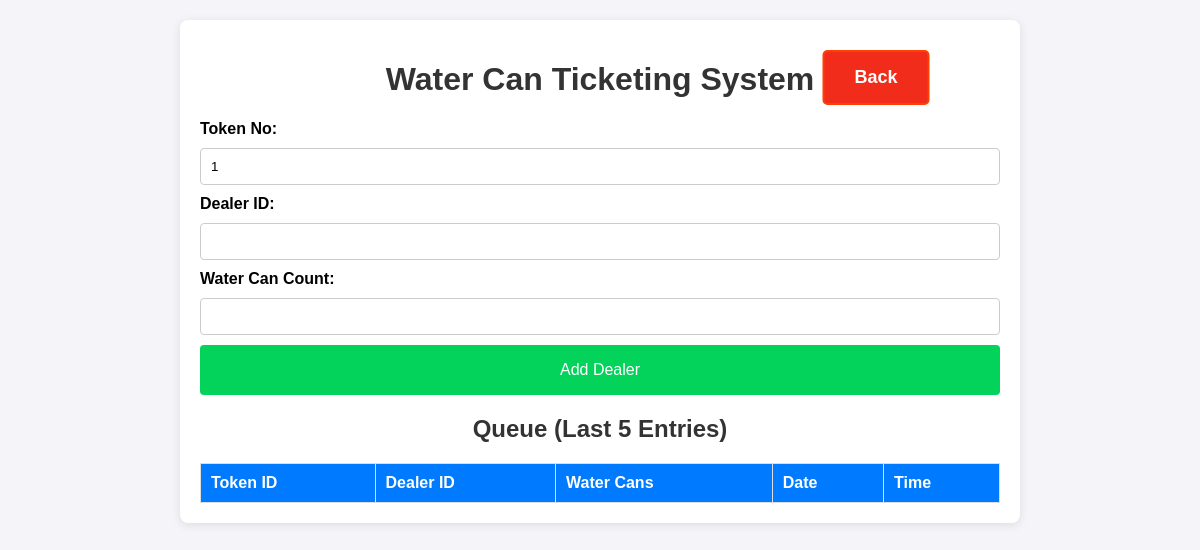
The page /data_entry on the database as committed earlier.
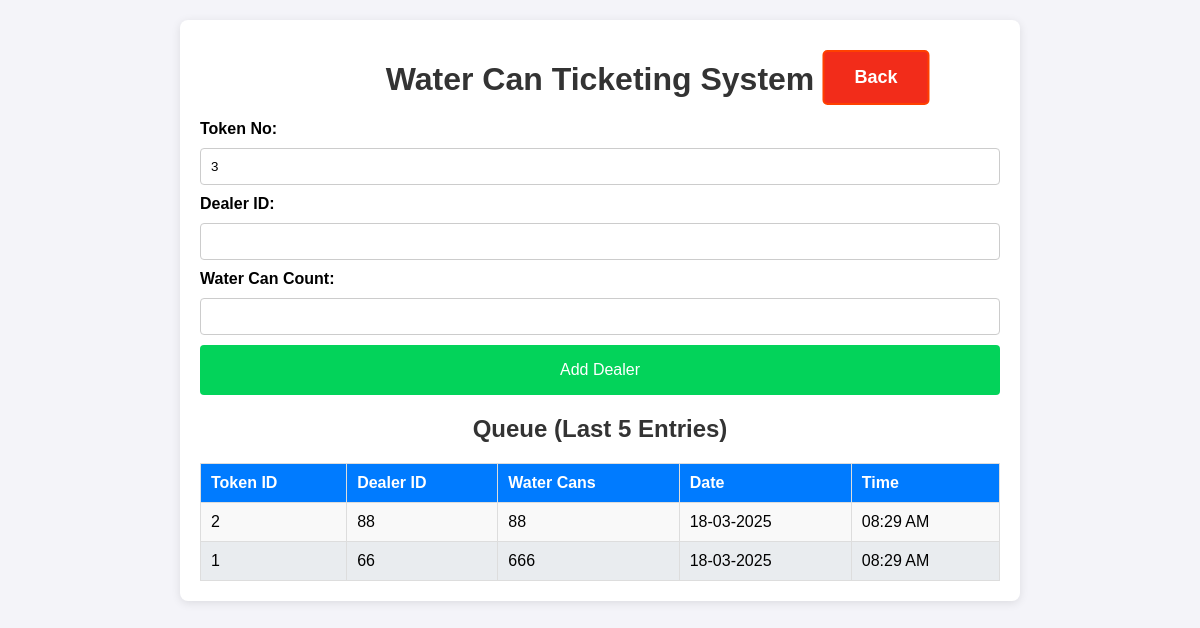
The same page on the database as committed later.
### app.py (models this page shows, shortened)
class Dealer(db.Model):
    id = db.Column(db.Integer, primary_key=True)
    dealer_id = db.Column(db.String(100), nullable=False)
    water_can_count = db.Column(db.Integer, nullable=False)
    timestamp = db.Column(db.DateTime, default=datetime.now)
    token_id = db.Column(db.Integer, nullable=False)  # Daily resetting token ID
    @property
    def formatted_date(self):
        return self.timestamp.strftime("%d-%m-%Y")  # Format the date
    @property
    def formatted_time(self):
        return self.timestamp.strftime("%I:%M %p")  # Format the time in 12-hour format

### app.py (the view)
@app.route('/data_entry')
def data_entry(error_message=None):
    today = datetime.today().date()
    dealer_queue = Dealer.query.filter(func.date(Dealer.timestamp) == today).order_by(Dealer.timestamp.desc()).limit(5).all()
    token_no = get_next_token_id()
    return render_template('data_entry.html', queue=dealer_queue, token_no = token_no, error_message=error_message)

### app.py (called while the page is built)
def get_next_token_id():
    today = datetime.today().date()
    tokens_today = Dealer.query.with_entities(Dealer.token_id)\
        .filter(func.date(Dealer.timestamp) == today)\
        .order_by(Dealer.token_id.asc())\
        .all()
    token_ids = [token[0] for token in tokens_today]
    max_token_id = max(token_ids) if len(token_ids)>0 else 0
    for i in range(1, max_token_id + 2):
        if i not in token_ids:
            return i
    return 1

### templates/data_entry.html (shortened to what this page needs)
<!DOCTYPE html>
<html lang="en">
<head>
    <link rel="stylesheet" href="/static/styles.css">
</head>
<body>
    <div class="container">
        <h1>Water Can Ticketing System</h1>
        <form action="/add_dealer" method="POST" class="form">
            <label for="token_no">Token No:</label>
            <input type="text" id="token_no" name="token_no" value="{{token_no}}" required >
            <label for="dealer_id">Dealer ID:</label>
            <input type="text" id="dealer_id" name="dealer_id" required autofocus>
            <label for="water_can_count">Water Can Count:</label>
            <input type="number" id="water_can_count" name="water_can_count" required>
            <button type="submit" class="btn">Add Dealer</button>
        </form>
        <h2>Queue (Last 5 Entries)</h2>
        <table>
            <thead>
                <tr>
                    <th>Token ID</th>
                    <th>Dealer ID</th>
                    <th>Water Cans</th>
                    <th>Date</th>
                    <th>Time</th>
                </tr>
            </thead>
            <tbody>
                {% for entry in queue %}
                <tr>
                    <td>{{ entry.token_id }}</td>
                    <td>{{ entry.dealer_id }}</td>
                    <td>{{ entry.water_can_count }}</td>
                    <td>{{ entry.formatted_date }}</td>
                    <td>{{ entry.formatted_time }}</td>
                </tr>
                {% endfor %}
            </tbody>
        </table>
    </div>
    <a href="/" class="back">Back</a>
</body>
</html>

### static/styles.css (style rules this page uses)
body { font-family: Arial, sans-serif; background-color: #f4f4f9; margin: 0; padding: 0; }
.container { max-width: 800px; margin: 20px auto; background: #fff; padding: 20px; border-radius: 8px; box-shadow: 0 2px 10px rgba(0, 0, 0, 0.1); }
h1, h2 { color: #333; text-align: center; }
.form { display: flex; flex-direction: column; gap: 10px; margin-bottom: 20px; }
.form label { font-weight: bold; }
.form input { padding: 10px; border: 1px solid #ccc; border-radius: 4px; }
.btn { background-color: #03d35a; color: #fff; border: none; padding: 10px; border-radius: 4px; cursor: pointer; font-size: medium; height: 50px; }
table { width: 100%; border-collapse: collapse; margin-top: 10px; }
h2 { text-align: center; margin-bottom: 20px; }
table th, table td { padding: 10px; border: 1px solid #ddd; text-align: left; }
table th { background-color: #007bff; color: white; }
table tbody tr:nth-child(odd) { background-color: #f9f9f9; }
table tbody tr:nth-child(even) { background-color: #e9ecef; }
a { display: inline-block; padding: 15px 30px; font-size: 18px; font-weight: bold; text-align: center; text-decoration: none; background-color: #007bff; color: white; border-radius: 5px; border: 2px solid #007bff; transition: all 0.3s ease; position: absolute; left: 50%; transform: translateX(-50%); transition: transform 0.2s, background-color 0.2s; }
.back { background-color: #f22c1a; border: 2px solid #ff4000; top: 50px; left: 73%; }

Rows that differ between the two databases and show on the page:
added Dealer: token_id "2", dealer_id "88", water_can_count "88", formatted_date "18-03-2025", formatted_time "08:29 AM"
added Dealer: token_id "1", dealer_id "66", water_can_count "666", formatted_date "18-03-2025", formatted_time "08:29 AM"
Other text that changed with them:
form field token_no: "1" → "3"
